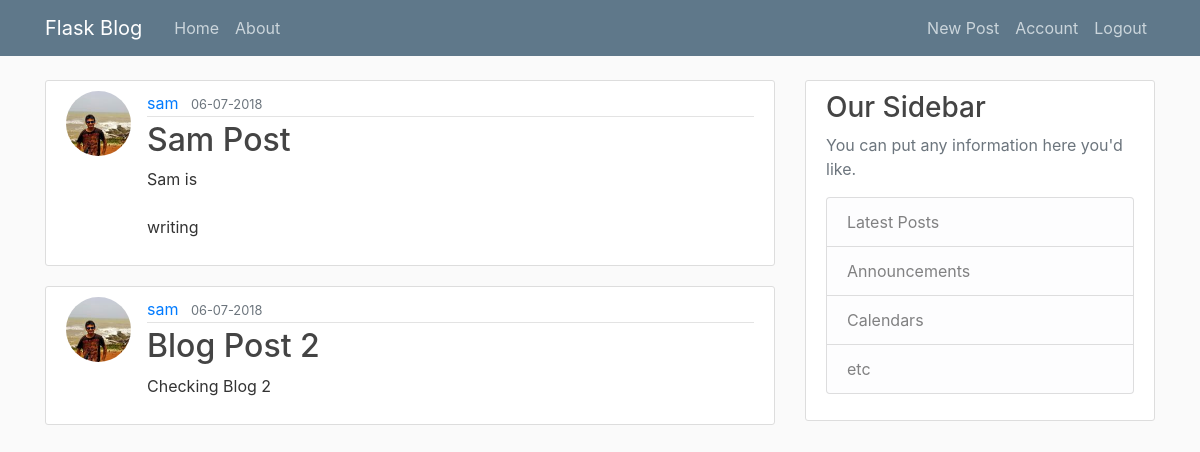
The app's page /home (signed in) with its own data.
### flaskblog/models.py (models this page shows, shortened)
class Post(db.Model):
	id = db.Column(db.Integer, primary_key=True)
	title = db.Column(db.String(100), nullable = False)
	date_posted = db.Column(db.DateTime, nullable = False, default = datetime.utcnow)
	content = db.Column(db.Text, nullable = False)
	user_id = db.Column(db.Integer, db.ForeignKey('user.id'), nullable = False)

class User(db.Model, UserMixin):
	id = db.Column(db.Integer, primary_key = True)
	username = db.Column(db.String(20), unique = True, nullable=False)
	email = db.Column(db.String(120), unique = True, nullable=False)
	image_file = db.Column(db.String(20), nullable = False, default = 'default.jpg')
	password = db.Column(db.String(60), nullable = False)
	posts = db.relationship('Post', backref = 'author', lazy = True)

### flaskblog/routes.py (the view)
@app.route("/")
@app.route("/home")
def home():
	posts = Post.query.all()
	return render_template('home.html', posts=posts)

### flaskblog/models.py (called while the page is built)
@login_manager.user_loader
def load_user(user_id):
	return User.query.get(int(user_id))

### flaskblog/templates/home.html
{% extends 'layout.html' %}
{% block content %}
	{% for post in posts %}
		<article class="media content-section">
      <img class="rounded-circle article-img" src="{{ url_for('static', filename = 'profile_pics/' + post.author.image_file )}}">
      <div class="media-body">
        <div class="article-metadata">
          <a class="mr-2" href="#">{{ post.author.username }}</a>
          <small class="text-muted">{{ post.date_posted.strftime('%d-%m-%Y') }}</small>
        </div>
        <h2><a class="article-title" href="{{ url_for('post', post_id = post.id) }}">{{ post.title }}</a></h2>
        <p class="article-content">{{ post.content }}</p>
      </div>
    </article>
	{% endfor %}
{% endblock content %}

### flaskblog/static/main.css (style rules this page uses)
body { background: #fafafa; color: #333333; margin-top: 5rem; }
h1, h2, h3, h4, h5, h6 { color: #444444; }
.content-section { background: #ffffff; padding: 10px 20px; border: 1px solid #dddddd; border-radius: 3px; margin-bottom: 20px; }
.article-title { color: #444444; }
.article-content { white-space: pre-line; }
.article-img { height: 65px; width: 65px; margin-right: 16px; }
.article-metadata { padding-bottom: 1px; margin-bottom: 4px; border-bottom: 1px solid #e3e3e3 }

### records on screen
Post: image_file (picture), author.username "sam", date_posted "06-07-2018", title "Sam Post", content "Sam is writing"
Post: image_file (picture), author.username "sam", date_posted "06-07-2018", title "Blog Post 2", content "Checking Blog 2"
